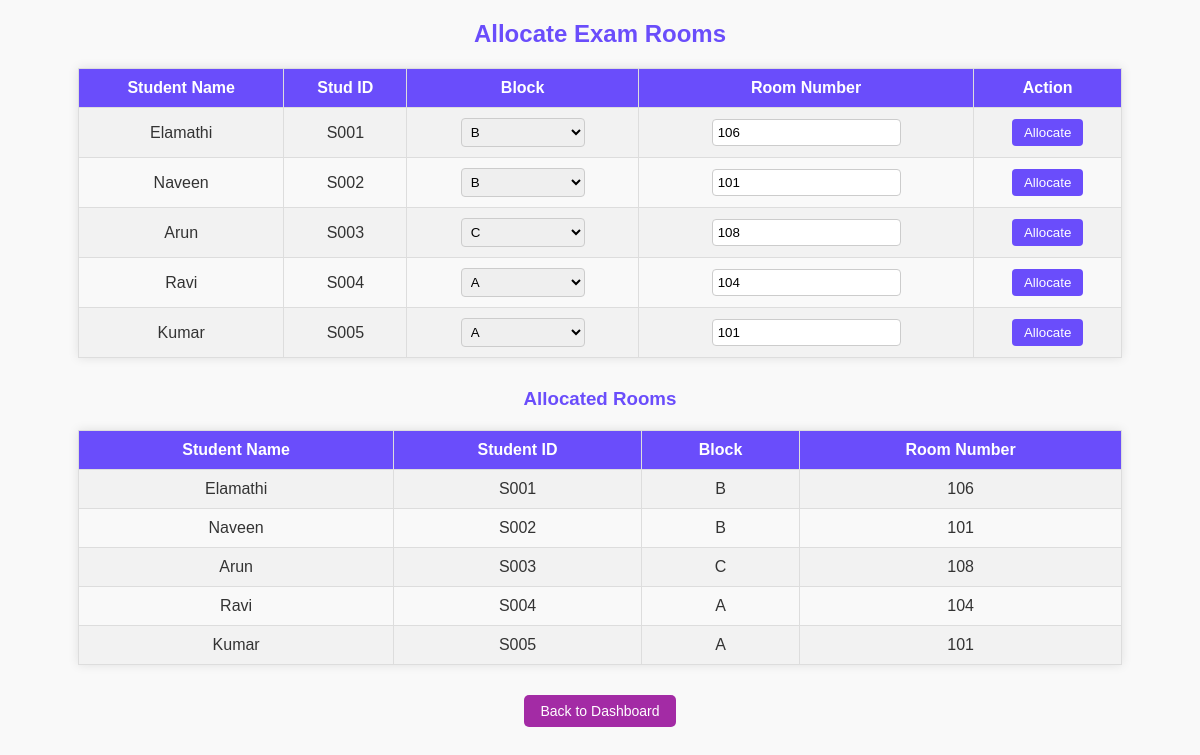
Screenshot of /allocate_room with the database file from the repository.
### tables this page shows
CREATE TABLE room_allocations (
                student_id TEXT PRIMARY KEY,
                block_name TEXT,
                room_number TEXT,
                FOREIGN KEY (student_id) REFERENCES students (id)
            );

CREATE TABLE students (
            id TEXT PRIMARY KEY,
            name TEXT,
            regno TEXT,
            tamil INTEGER,
            english INTEGER,
            maths INTEGER,
            science INTEGER,
            social INTEGER,
            total INTEGER,
            average REAL,
            result TEXT
        );

### app.py (the view)
@app.route('/allocate_room')
def allocate_room_page():
    db = get_db()
    query = '''
        SELECT s.id, s.name, s.id AS student_id, r.block_name, r.room_number
        FROM students s
        LEFT JOIN room_allocations r ON s.id = r.student_id
    '''
    students = db.execute(query).fetchall()
    return render_template('allocate_room.html', students=students)

### app.py (called while the page is built)
def get_db():
    if 'db' not in g:
        g.db = sqlite3.connect("database.db", check_same_thread=False)  # ✅ FIX
        g.db.row_factory = sqlite3.Row
    return g.db

### templates/allocate_room.html (shortened to what this page needs)
<!DOCTYPE html>
<html>
<head>
</head>
<body>
    <h2>Allocate Exam Rooms</h2>
    <table>
        <tr>
            <th>Student Name</th>
            <th>Stud ID</th>
            <th>Block</th>
            <th>Room Number</th>
            <th>Action</th>
        </tr>
        {% for student in students %}
        <tr>
            <form method="POST" action="{{ url_for('save_room') }}">
                <td>{{ student['name'] }}</td>
               <td>{{ student['student_id'] }}</td>
                <td>
                    <select name="block_name" required>
                        <option value="A" {% if student['block_name']=='A' %}selected{% endif %}>A</option>
                        <option value="B" {% if student['block_name']=='B' %}selected{% endif %}>B</option>
                        <option value="C" {% if student['block_name']=='C' %}selected{% endif %}>C</option>
                    </select>
                </td>
                <td>
                    <input type="text" name="room_number" value="{{ student['room_number'] or '' }}" required>
                </td>
                <td>
                    <button type="submit">Allocate</button>
                </td>
            </form>
        </tr>
        {% endfor %}
    </table>
    <h3>Allocated Rooms</h3>
    <table>
        <tr>
            <th>Student Name</th>
            <th>Student ID</th>
            <th>Block</th>
            <th>Room Number</th>
        </tr>
        {% for student in students if student['room_number'] %}
        <tr>
            <td>{{ student['name'] }}</td>
            <td>{{ student['id'] }}</td>
            <td>{{ student['block_name'] }}</td>
            <td>{{ student['room_number'] }}</td>
        </tr>
        {% endfor %}
    </table>
    <div class="back-btn-container">
    <a href="/teacher/dashboard" class="btn back-btn">Back to Dashboard</a>
</div>
</html>

### templates/allocate_room.html (style rules this page uses)
body { font-family: Arial, sans-serif; background-color: #f9f9f9; margin: 20px; color: #333; }
h2, h3 { color: #6a4dfb; text-align: center; margin-bottom: 20px; }
table { width: 90%; margin: 0 auto 30px auto; border-collapse: collapse; box-shadow: 0 0 10px rgba(0,0,0,0.1); }
th, td { border: 1px solid #ddd; padding: 10px; text-align: center; }
th { background-color: #6a4dfb; color: white; }
tr:nth-child(even) { background-color: #f2f2f2; }
select, input[type="text"] { padding: 5px; border-radius: 4px; border: 1px solid #ccc; }
button { padding: 6px 12px; background-color: #6a4dfb; color: white; border: none; border-radius: 4px; cursor: pointer; }
.back-btn-container { text-align: center; margin-bottom: 20px; }
.back-btn { display: inline-block; padding: 8px 16px; background-color: #a32ba5; color: #fff; text-decoration: none; border-radius: 5px; font-size: 14px; transition: background-color 0.3s, transform 0.2s; }

### rows the page displays
room_allocations: name "Elamathi", student_id "S001", block_name "B", room_number "106", id "S001"
room_allocations: name "Naveen", student_id "S002", block_name "B", room_number "101", id "S002"
room_allocations: name "Arun", student_id "S003", block_name "C", room_number "108", id "S003"
room_allocations: name "Ravi", student_id "S004", block_name "A", room_number "104", id "S004"
room_allocations: name "Kumar", student_id "S005", block_name "A", room_number "101", id "S005"
